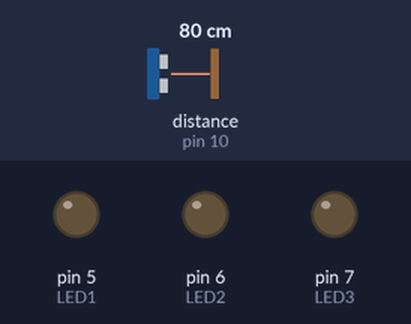
A sketch run on a simulated Arduino Uno, built with avr-gcc and run on an emulated ATmega328P. Parts: output pins drawn as LEDs (lit = HIGH). Wiring (inferred from the names in the program): ultrasonic range finder: trigger pin 9; echo pin 10. The test bench sets the inputs (shaded band); at power-on: distance to the obstacle (sensor on pin 10) 80 cm. The echo pulse lasts 58.3 µs per cm; pins used as bus, display or sensor lines are not drawn; what the sketch prints to the serial monitor is not drawn.

Above: at 0.07 s.
Timing chart, 0 to 3.0 s (numbered marks = the images above):
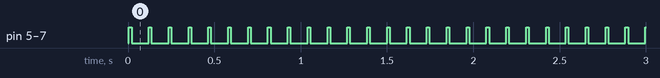

The sketch:

UltrasonicStrobe.ino
```cpp
//Ultrasonic Strobe Light

const int trigPin = 9;
const int echoPin = 10;
const int LED1 = 5;
const int LED2 = 6;
const int LED3 = 7;

long duration;
int distance;

void setup() {
  Serial.begin(9600); // Starts the serial communication
  pinMode(trigPin, OUTPUT); // Sets the trigPin as an Output
  pinMode(echoPin, INPUT); // Sets the echoPin as an Input
  pinMode(LED1, OUTPUT);
  pinMode(LED2, OUTPUT);
  pinMode(LED3, OUTPUT);
}

void loop()
{
  readDist();
  if (distance <= 300) //triggers LED if object is within 30 cm
  {
    strobe();
  }
  Serial.print("Distance: ");
  Serial.print(distance);
  Serial.println(" cm");
}

void readDist()
{
  // Clears the trigPin
  digitalWrite(trigPin, LOW);
  delayMicroseconds(2); //delays 2 microseconds
  // Sets the trigPin on HIGH state for 10 micro seconds
  digitalWrite(trigPin, HIGH); //sends out signal
  delayMicroseconds(10); //waits 10 microseconds then stops
  digitalWrite(trigPin, LOW);
  // Reads the echoPin, returns the sound wave travel time in microseconds
  duration = pulseIn(echoPin, HIGH); //reads from echoPin
  // Calculating the distance
  distance = duration * 0.034 / 2; //time * speed of sound / 2
}

void strobe()
{
  for(int i = 0; i < 40; i++)
  {
    digitalWrite(LED1, HIGH);
    digitalWrite(LED2, HIGH);
    digitalWrite(LED3, HIGH);
    delay(15);
    digitalWrite(LED1, LOW);
    digitalWrite(LED2, LOW);
    digitalWrite(LED3, LOW);
    delay(100);
  }
}
```

Measured:
- by itself, pin 5 (LED1), pin 6 (LED2), pin 7 (LED3): alternates HIGH for 0.02 s and LOW for 0.10 s
